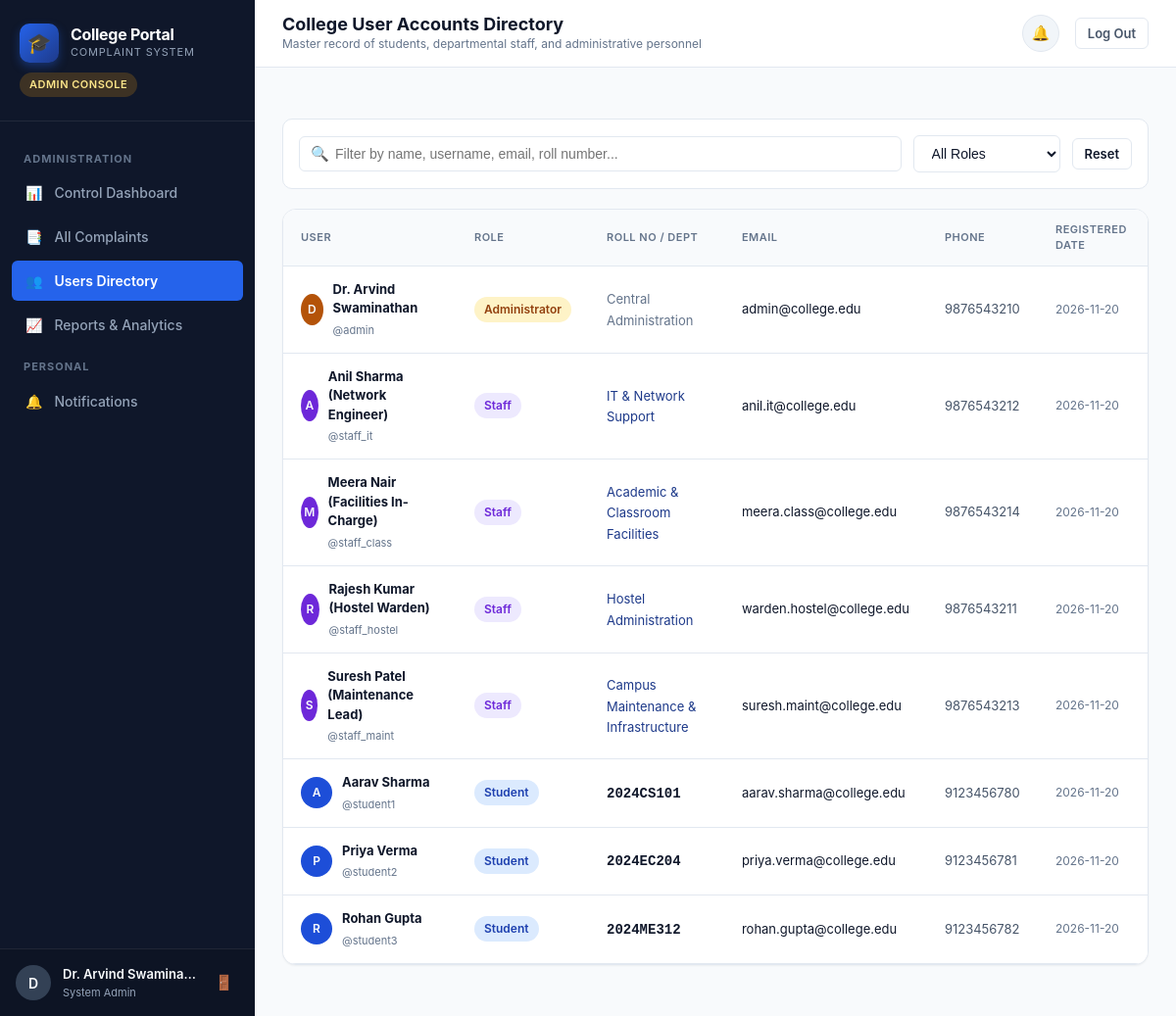
Page /admin/users (signed in) on the committed database.
### tables this page shows
CREATE TABLE users (
    id INTEGER PRIMARY KEY AUTOINCREMENT,
    username TEXT UNIQUE NOT NULL,
    password_hash TEXT NOT NULL,
    full_name TEXT NOT NULL,
    email TEXT UNIQUE NOT NULL,
    role TEXT NOT NULL CHECK(role IN ('student', 'staff', 'admin')),
    department_id INTEGER,
    phone TEXT,
    roll_number TEXT,
    created_at TIMESTAMP DEFAULT CURRENT_TIMESTAMP,
    FOREIGN KEY (department_id) REFERENCES departments(id) ON DELETE SET NULL
);

CREATE TABLE departments (
    id INTEGER PRIMARY KEY AUTOINCREMENT,
    name TEXT UNIQUE NOT NULL,
    code TEXT UNIQUE NOT NULL,
    description TEXT,
    created_at TIMESTAMP DEFAULT CURRENT_TIMESTAMP
);

### app.py (the view)
@app.route('/admin/users')
@role_required('admin')
def admin_users():
    db = get_db()
    role_filter = request.args.get('role', '').strip()
    search = request.args.get('search', '').strip()
    sql = """
        SELECT u.*, d.name AS department_name
        FROM users u
        LEFT JOIN departments d ON u.department_id = d.id
        WHERE 1=1
    """
    params = []
    if role_filter:
        sql += " AND u.role = ?"
        params.append(role_filter)
    if search:
        sql += " AND (u.username LIKE ? OR u.full_name LIKE ? OR u.email LIKE ? OR u.roll_number LIKE ?)"
        wildcard = f"%{search}%"
        params.extend([wildcard, wildcard, wildcard, wildcard])
    sql += " ORDER BY u.role, u.full_name"
    users = db.execute(sql, params).fetchall()
    return render_template('users.html', users=users, role_filter=role_filter, search=search)

### app.py (called while the page is built, shortened)
def get_current_user():
    user_id = session.get('user_id')
    if not user_id:
        return None
    db = get_db()
    user = db.execute(
        """
        SELECT u.*, d.name AS department_name, d.code AS department_code
        FROM users u
        LEFT JOIN departments d ON u.department_id = d.id
        WHERE u.id = ?
        """,
        (user_id,)
    ).fetchone()
    return user

@app.before_request
def load_logged_in_user():
    g.user = get_current_user()
    if g.user:
        db = get_db()
        unread_count = db.execute(
            "SELECT COUNT(*) FROM notifications WHERE user_id = ? AND is_read = 0",
            (g.user['id'],)
        ).fetchone()[0]
        g.unread_notifications_count = unread_count
    else:
        g.unread_notifications_count = 0

@app.context_processor
def inject_global_vars():
    return {
        'current_user': g.user,
        'unread_count': g.unread_notifications_count,
        'current_year': datetime.now().year
    }

def role_required(*roles):
    def decorator(f):
        @wraps(f)
        def decorated_function(*args, **kwargs):
            if g.user is None:
                flash("Please log in to continue.", "warning")
                return redirect(url_for('login'))
            return f(*args, **kwargs)
        return decorated_function
    return decorator

### database.py (called while the page is built)
def get_db_path():
    return os.environ.get('COMPLAINTS_DB_PATH', DEFAULT_DB_PATH)

def get_db():
    db_path = get_db_path()
    os.makedirs(os.path.dirname(db_path), exist_ok=True)
    conn = sqlite3.connect(db_path)
    conn.row_factory = sqlite3.Row
    conn.execute("PRAGMA foreign_keys = ON;")
    return conn

### templates/users.html (shortened to what this page needs)
{% extends "base.html" %}
{% block page_title %}College User Accounts Directory{% endblock %}
{% block breadcrumb %}Master record of students, departmental staff, and administrative personnel{% endblock %}
{% block content %}
<div class="toolbar">
  <div class="search-box">
    <span class="search-icon">🔍</span>
    <input type="text" id="clientTableSearch" placeholder="Filter by name, username, email, roll number..." value="{{ search }}">
  </div>
  <select id="clientCategoryFilter" class="filter-select">
    <option value="">All Roles</option>
  </select>
  <a href="{{ request.path }}" class="btn btn-outline btn-sm">Reset</a>
</div>
<div class="card">
  <div class="card-body" style="padding: 0;">
    <div class="table-responsive" style="border: none; border-radius: 0;">
      <table class="data-table" id="filterableTable">
        <thead>
          <tr>
            <th>User</th>
            <th>Role</th>
            <th>Roll No / Dept</th>
            <th>Email</th>
            <th>Phone</th>
            <th>Registered Date</th>
          </tr>
        </thead>
        <tbody>
          {% if users %}
            {% for u in users %}
              <tr class="table-row-item" data-category="{{ u.role }}">
                <td>
                  <div style="display: flex; align-items: center; gap: 10px;">
                    <div class="user-avatar" style="width: 32px; height: 32px; font-size: 12px; background: {% if u.role == 'admin' %}#b45309{% elif u.role == 'staff' %}#6d28d9{% else %}#1d4ed8{% endif %};">
                      {{ u.full_name[:1] }}
                    </div>
                    <div>
                      <strong style="font-size: 13px; display: block;">{{ u.full_name }}</strong>
                      <span style="font-size: 11px; color: var(--text-muted);">@{{ u.username }}</span>
                    </div>
                  </div>
                </td>
                <td>
                  {% if u.role == 'student' %}
                    <span class="badge" style="background: #dbeafe; color: #1e40af;">Student</span>
                  {% elif u.role == 'staff' %}
                    <span class="badge" style="background: #ede9fe; color: #6d28d9;">Staff</span>
                  {% elif u.role == 'admin' %}
                    <span class="badge" style="background: #fef3c7; color: #92400e;">Administrator</span>
                  {% endif %}
                </td>
                <td>
                  {% if u.role == 'student' %}
                    <span style="font-family: monospace; font-weight: 600;">{{ u.roll_number or 'N/A' }}</span>
                  {% elif u.role == 'staff' %}
                    <span style="font-size: 13px; color: var(--primary);">{{ u.department_name or 'Unassigned' }}</span>
                  {% else %}
                    <span style="font-size: 13px; color: var(--text-muted);">Central Administration</span>
                  {% endif %}
                </td>
                <td style="font-size: 13px;">{{ u.email }}</td>
                <td style="font-size: 13px; color: var(--text-secondary);">{{ u.phone or 'Not provided' }}</td>
                <td style="font-size: 12px; color: var(--text-muted);">{{ u.created_at[:10] }}</td>
              </tr>
            {% endfor %}
          {% else %}
            <tr>
              <td colspan="6" class="empty-state">
                <h4>No registered users found</h4>
              </td>
            </tr>
          {% endif %}
        </tbody>
      </table>
    </div>
  </div>
</div>
{% endblock %}

### templates/base.html (shortened to what this page needs)
<!DOCTYPE html>
<html lang="en">
<head>
  <link rel="stylesheet" href="{{ url_for('static', filename='css/style.css') }}">
</head>
<body>
{% if current_user %}
<div class="app-wrapper">
  <aside class="app-sidebar" id="appSidebar">
    <div class="sidebar-header">
      <a href="{{ url_for('index') }}" class="brand-link">
        <div class="brand-icon">🎓</div>
        <div class="brand-text">
          <h1>College Portal</h1>
          <span>Complaint System</span>
        </div>
      </a>
      {% if current_user.role == 'student' %}
        <span class="sidebar-role-badge role-student">Student Portal</span>
      {% elif current_user.role == 'staff' %}
        <span class="sidebar-role-badge role-staff">Staff Desk</span>
      {% elif current_user.role == 'admin' %}
        <span class="sidebar-role-badge role-admin">Admin Console</span>
      {% endif %}
    </div>
    <nav class="sidebar-nav">
      {% if current_user.role == 'student' %}
        <div class="nav-section-title">Main Menu</div>
        <div class="nav-item">
          <a href="{{ url_for('student_dashboard') }}" class="nav-link {% if request.endpoint == 'student_dashboard' %}active{% endif %}">
            <span>📊</span> Dashboard
          </a>
        </div>
        <div class="nav-item">
          <a href="{{ url_for('submit_complaint') }}" class="nav-link {% if request.endpoint == 'submit_complaint' %}active{% endif %}">
            <span>➕</span> File Complaint
          </a>
        </div>
        <div class="nav-item">
          <a href="{{ url_for('student_complaints') }}" class="nav-link {% if request.endpoint == 'student_complaints' %}active{% endif %}">
            <span>📋</span> My Complaints
          </a>
        </div>
      {% elif current_user.role == 'admin' %}
        <div class="nav-section-title">Administration</div>
        <div class="nav-item">
          <a href="{{ url_for('admin_dashboard') }}" class="nav-link {% if request.endpoint == 'admin_dashboard' %}active{% endif %}">
            <span>📊</span> Control Dashboard
          </a>
        </div>
        <div class="nav-item">
          <a href="{{ url_for('admin_complaints') }}" class="nav-link {% if request.endpoint == 'admin_complaints' %}active{% endif %}">
            <span>📑</span> All Complaints
          </a>
        </div>
        <div class="nav-item">
          <a href="{{ url_for('admin_users') }}" class="nav-link {% if request.endpoint == 'admin_users' %}active{% endif %}">
            <span>👥</span> Users Directory
          </a>
        </div>
        <div class="nav-item">
          <a href="{{ url_for('admin_reports') }}" class="nav-link {% if request.endpoint == 'admin_reports' %}active{% endif %}">
            <span>📈</span> Reports & Analytics
          </a>
        </div>
      {% endif %}
      <div class="nav-section-title">Personal</div>
      <div class="nav-item">
        <a href="{{ url_for('notifications') }}" class="nav-link {% if request.endpoint == 'notifications' %}active{% endif %}">
          <span>🔔</span> Notifications
        </a>
      </div>
    </nav>
    <div class="sidebar-footer">
      <div class="user-profile-snippet">
        <div class="user-avatar">
          {{ current_user.full_name[:1] }}
        </div>
        <div class="user-info">
          <div class="name">{{ current_user.full_name }}</div>
          <div class="meta">
            {% if current_user.role == 'student' %}
              {{ current_user.roll_number or 'Student' }}
            {% elif current_user.role == 'staff' %}
              {{ current_user.department_code or 'Staff' }}
            {% else %}
              System Admin
            {% endif %}
          </div>
        </div>
        <a href="{{ url_for('logout') }}" class="logout-icon-btn" title="Log out">
          <span>🚪</span>
        </a>
      </div>
    </div>
  </aside>
  <div class="app-main">
    <header class="top-header">
      <div class="header-left">
        <div class="page-title-group">
          <h2>{% block page_title %}Dashboard{% endblock %}</h2>
          <div class="breadcrumb">{% block breadcrumb %}College Complaint & Resolution System{% endblock %}</div>
        </div>
      </div>
      <div class="header-right">
        <a href="{{ url_for('notifications') }}" class="header-action-btn" title="Notifications">
          <span>🔔</span>
        </a>
        <a href="{{ url_for('logout') }}" class="btn btn-secondary btn-sm" title="Log Out">
          Log Out
        </a>
      </div>
    </header>
    <main class="content-body">
      {% block content %}{% endblock %}
    </main>
  </div>
</div>
{% endif %}
</body>
</html>

### rows in the picture
users: full_name "D", full_name "Dr. Arvind Swamina…", full_name "Dr. Arvind Swaminathan", username "admin", role "Administrator", email "admin@college.edu", phone "9876543210", created_at "2026-11-20"
users: full_name "A", full_name "Anil Sharma (Network Engineer)", username "staff_it", role "Staff", name "IT & Network Support", email "anil.it@college.edu", phone "9876543212", created_at "2026-11-20"
users: full_name "M", full_name "Meera Nair (Facilities In-Charge)", username "staff_class", role "Staff", name "Academic & Classroom Facilities", email "meera.class@college.edu", phone "9876543214", created_at "2026-11-20"
users: full_name "R", full_name "Rajesh Kumar (Hostel Warden)", username "staff_hostel", role "Staff", name "Hostel Administration", email "warden.hostel@college.edu", phone "9876543211", created_at "2026-11-20"
users: full_name "S", full_name "Suresh Patel (Maintenance Lead)", username "staff_maint", role "Staff", name "Campus Maintenance & Infrastructure", email "suresh.maint@college.edu", phone "9876543213", created_at "2026-11-20"
users: full_name "A", full_name "Aarav Sharma", username "student1", role "Student", roll_number "2024CS101", email "aarav.sharma@college.edu", phone "9123456780", created_at "2026-11-20"
users: full_name "P", full_name "Priya Verma", username "student2", role "Student", roll_number "2024EC204", email "priya.verma@college.edu", phone "9123456781", created_at "2026-11-20"
users: full_name "R", full_name "Rohan Gupta", username "student3", role "Student", roll_number "2024ME312", email "rohan.gupta@college.edu", phone "9123456782", created_at "2026-11-20"
